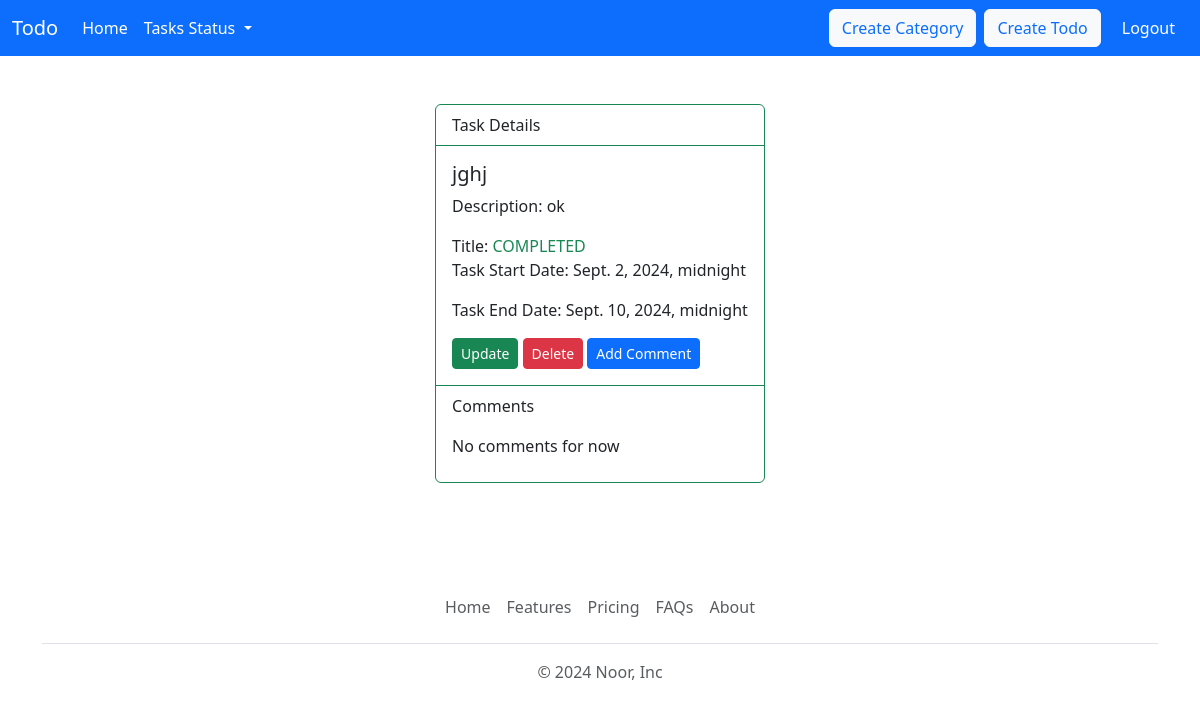
Page /tasks/random/details/4 (signed in) on the earlier database version.
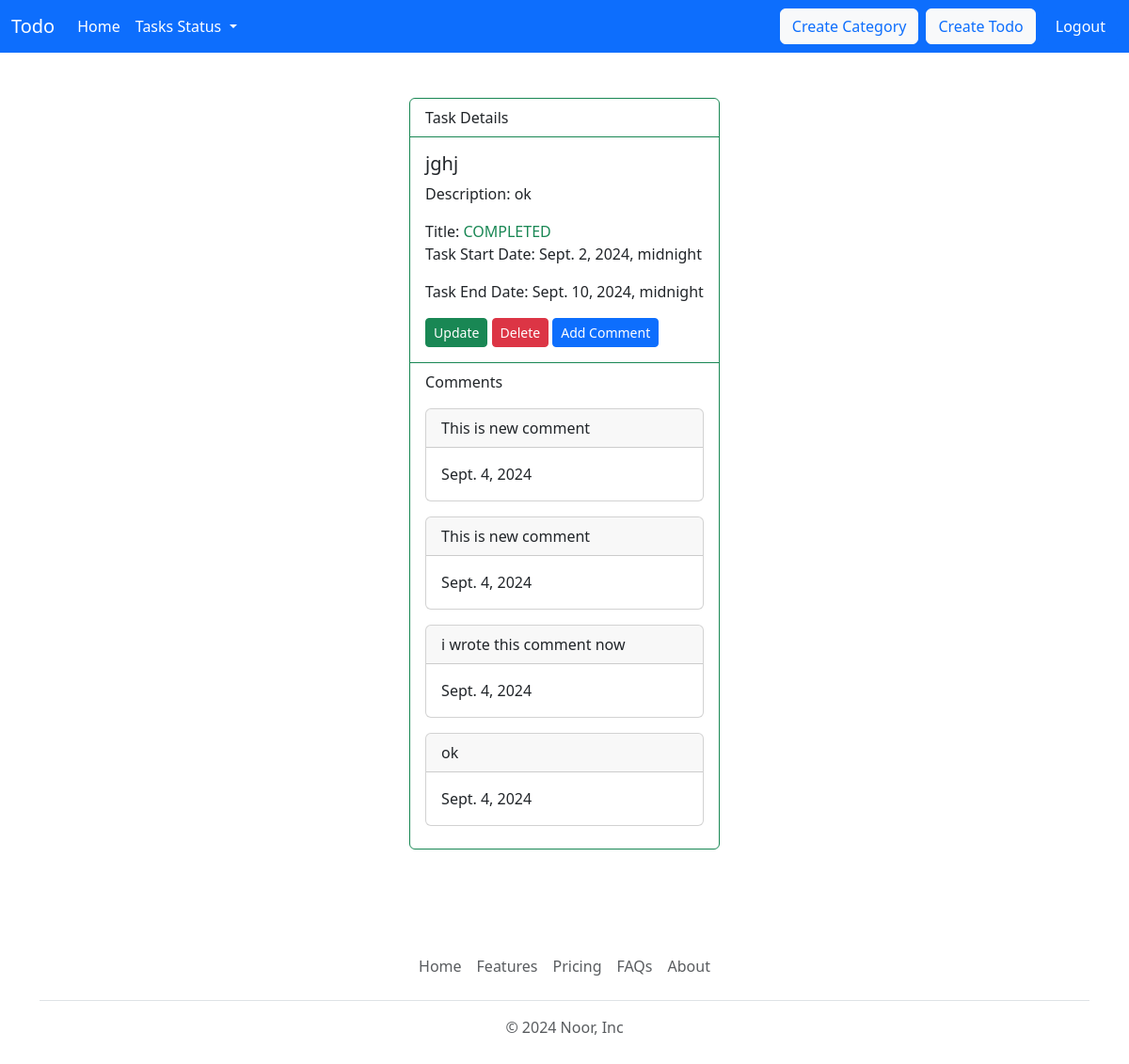
Same page on the later database version.
### main/models.py (models this page shows, shortened)
class Task(models.Model):
    CHOICES = [
        ('PENDING', 'PENDING'),
        ('IN PROGRESS', 'IN PROGRESS'),
        ('COMPLETED', 'COMPLETED'),
    ]
    title = models.CharField(max_length=150)
    description = models.TextField(null=True)
    status = models.CharField(max_length=15, choices=CHOICES)
    start_date = models.DateTimeField()
    end_date = models.DateTimeField()
    category = models.ForeignKey(Category, on_delete=models.CASCADE)
    user = models.ForeignKey(User, on_delete=models.CASCADE)

class Comment(models.Model):
    comment = models.TextField()
    date = models.DateField()
    task = models.ForeignKey(Task, on_delete=models.CASCADE)

### main/views.py (the view)
# urls.py: path('tasks/<catid>/details/<id>', show_details , name="details"),
def show_details(request,catid, id):
    if request.user.is_authenticated:
        tasks = Task.objects.filter(id=id, user=request.user.id)
        comments = Comment.objects.filter(task=id).order_by('-date')
        context = {
            'tasks': tasks,
            'comments': comments,
        }
        return render(request, 'main/details.html', context)
    return redirect('login')

### main/models.py (called while the page is built)
    def __str__(self):
        return self.name

### main/templates/main/details.html
{% extends "main/baseLogged.html" %}
{% block content %}
    <div class="container d-flex flex-row justify-content-center pt-5 pb-5">
        {% for task in tasks %}
            <div class="card border-success mb-3" style="max-width: 30rem;">
                <div class="card-header bg-transparent border-success">Task Details</div>
                <div class="card-body">
                <h5 class="card-title">{{task.title}}</h5>
                <p class="card-text">Description: {{task.description}}</p>
                <span>Title: </span>
                <span class="card-text {% if task.status == 'IN PROGRESS'%} text-danger {% elif task.status == 'COMPLETED'%} text-success {% elif task.status == 'PENDING'%} text-primary {% endif %}">{{task.status}}</span>
                <p class="card-text">Task Start Date: {{task.start_date}}</p>
                <p class="card-text">Task End Date: {{task.end_date}}</p>
                <a href="{% url 'updatetask' task.category task.id %}" class="btn btn-success btn-sm">Update</a>
                <a href="{% url 'deletetask' task.category task.id  %}" class="btn btn-danger btn-sm">Delete</a>
                <a href="{% url 'createcom' task.id  %}" class="btn btn-primary btn-sm">Add Comment</a>
                </div>
                <div class="card-footer bg-transparent border-success">
                   <p> Comments </p>
                   {% for comment in comments %}
                        <div class="card mb-3" style="max-width: 30rem;">
                            <div class="card-header">{{comment.comment}}</div>
                            <div class="card-body">
                            <p class="card-text">{{comment.date}}</p>
                            </div>
                        </div>
                    {% empty %}
                        <p>No comments for now</p>
                   {% endfor %}
                </div>
            </div>
        {% endfor %}
    </div>
{% endblock content %}

Differences in the rows shown:
shown differently, row unchanged: Task "jghj": no longer shows "No comments for now"
added Comment: comment "This is new comment", date "Sept. 4, 2024"
added Comment: comment "This is new comment", date "Sept. 4, 2024"
added Comment: comment "i wrote this comment now", date "Sept. 4, 2024"
added Comment: comment "ok", date "Sept. 4, 2024"
